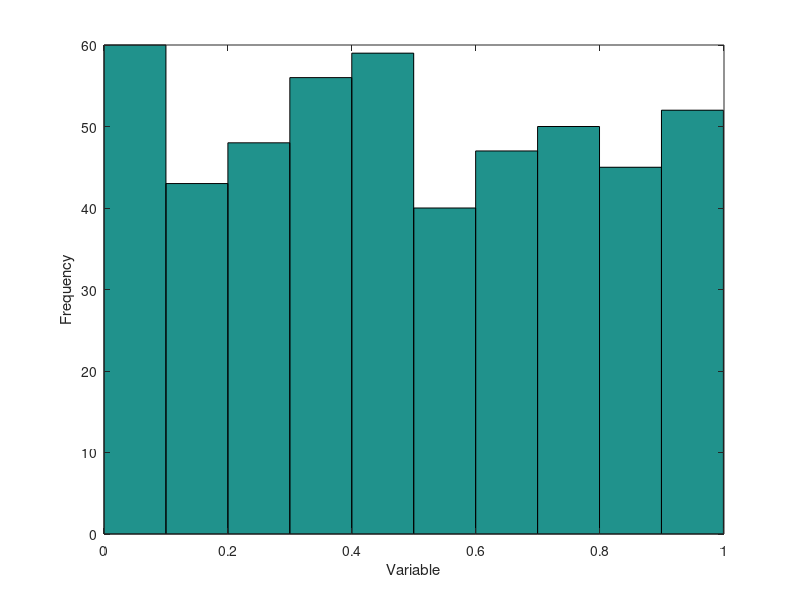
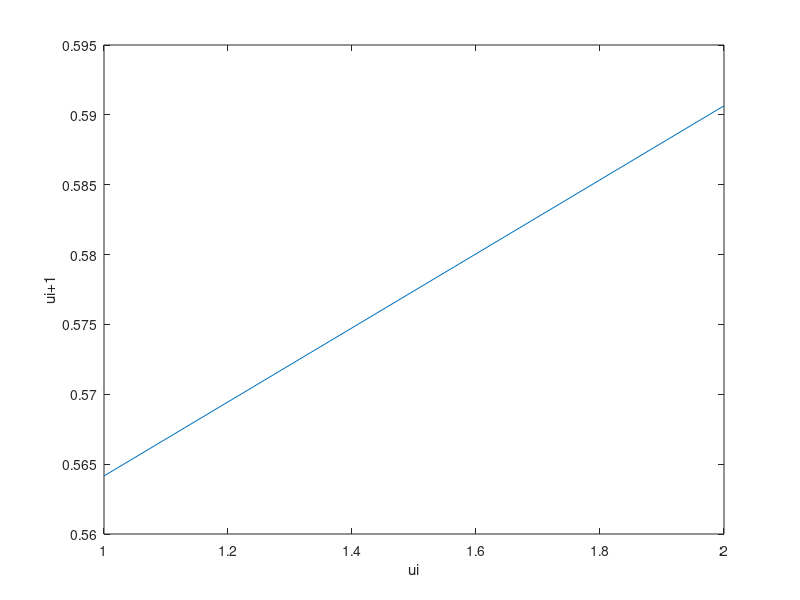
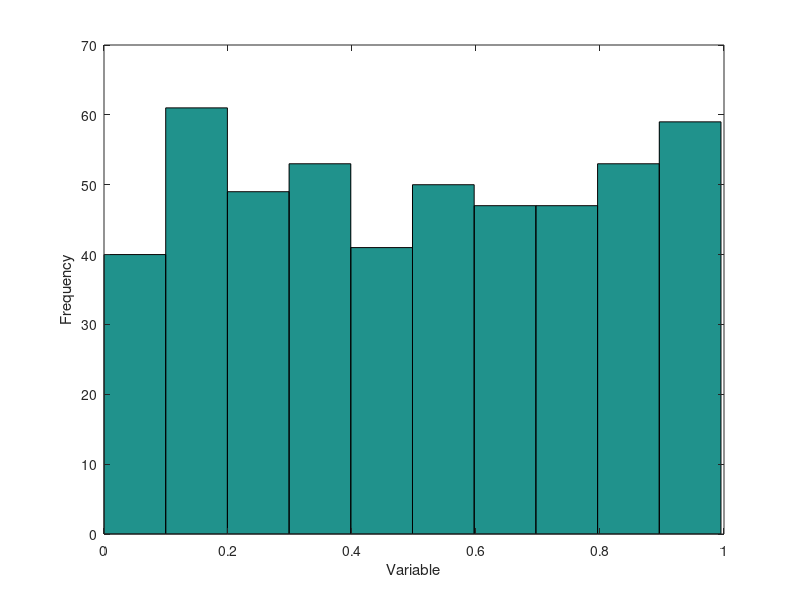
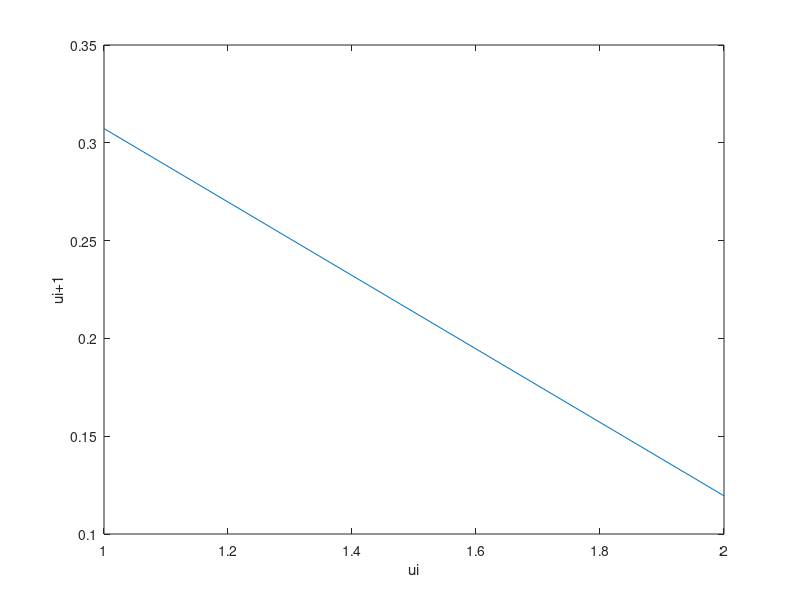

Write the MATLAB code that produced these figures, in order. (Note: this script raises an error after producing the figures.)
clear
clc

%%%%%%%%%%%%%%%%%%%%%%%%%%%%%%%%%%%%%%%%%%%%%%%%%%%%%%%%%%%%%%%%%%%%%%%%%%%
%%%%%%%%%%%%%%%%%%%%%%%%%%%% Question 1 %%%%%%%%%%%%%%%%%%%%%%%%%%%%%%%%%%%
%%%%%%%%%%%%%%%%%%%%%%%%%%%%%%%%%%%%%%%%%%%%%%%%%%%%%%%%%%%%%%%%%%%%%%%%%%%

x(1) = 100;
x0 = x(1);
m = ((2^13)-1);
a = 17;

for i = 2:500
    x(i) = mod(a*x0,m);
    u1(i) = x(i)/m;
    x0 = x(i);
end

figure(1)
hist(u1)
xlabel('Variable')
ylabel('Frequency')

for i = 1:499
    c1(i) = corrcoef(u1(i),u1(i+1));
    v1 = [u1(i),u1(i+1)];
end

figure(2)
plot(v1)
xlabel('ui')
ylabel('ui+1')

%%%%%%%%%%%%%%%%%%%%%%%%%%%%%%%%%%%%%%%%%%%%%%%%%%%%%%%%%%%%%%%%%%%%%%%%%%%
%%%%%%%%%%%%%%%%%%%%%%%%%%%% Question 2 %%%%%%%%%%%%%%%%%%%%%%%%%%%%%%%%%%%
%%%%%%%%%%%%%%%%%%%%%%%%%%%%%%%%%%%%%%%%%%%%%%%%%%%%%%%%%%%%%%%%%%%%%%%%%%%

y(1) = 100;
y0 = y(1);
b = 85;

for j = 2:500
    y(j) = mod(b*y0,m);
    u2(j) = y(j)/m;
    y0 = y(j);
end

figure(3)
hist(u2)
xlabel('Variable')
ylabel('Frequency')

for j = 1:499
    c2 = corrcoef(u2(j),u2(j+1));
    v2 = [u2(j),u2(j+1)];
end

figure(4)
plot(v2)
xlabel('ui')
ylabel('ui+1')

%%%%%%%%%%%%%%%%%%%%%%%%%%%%%%%%%%%%%%%%%%%%%%%%%%%%%%%%%%%%%%%%%%%%%%%%%%%
%%%%%%%%%%%%%%%%%%%%%%%%%%%%% Question 3 %%%%%%%%%%%%%%%%%%%%%%%%%%%%%%%%%%
%%%%%%%%%%%%%%%%%%%%%%%%%%%%%%%%%%%%%%%%%%%%%%%%%%%%%%%%%%%%%%%%%%%%%%%%%%%

U = rand(1,1000);
alpha = 1;
beta = .5;
x = ((-log(1-U))/alpha).^(1/beta);

figure(5)
plot(x)

figure(6)
hist(x)
xlabel('Variable')
ylabel('Frequency')

%%%%%%%%%%%%%%%%%%%%%%%%%%%%%%%%%%%%%%%%%%%%%%%%%%%%%%%%%%%%%%%%%%%%%%%%%%%
%%%%%%%%%%%%%%%%%%%%%%%%%%%% Question 4 %%%%%%%%%%%%%%%%%%%%%%%%%%%%%%%%%%%
%%%%%%%%%%%%%%%%%%%%%%%%%%%%%%%%%%%%%%%%%%%%%%%%%%%%%%%%%%%%%%%%%%%%%%%%%%%

for j = 1:3000
    
    N = 200;
    U4 = rand(1,N);
    x4 = -log(U4);
    
    %figure(8)
    %hist(x4)
    
    Z = zeros(1,200);
    k = zeros(1,200);
    Z(1) = 1;
    
    for i = 2:N
        if (x4(i) >= max(x4(1:i-1)))
            Z(i) = 1;
        else
            Z(i) = 0;
        end
    end
    
    Y(j) = sum(Z);
    k(j)  = N-Y(j);
end

figure(9)
hist(Y)
xlabel('Variable')
ylabel('Frequency')

M = mean(Y)

lambda = 1/(k+1);
i = 0;
p = exp(-lambda);
F = p;

while i<maxiter
    if U<F
        X = i;
    end
    
    p = p*lambda/(i+1);
    F = F+p;
    i = i+1;
end
